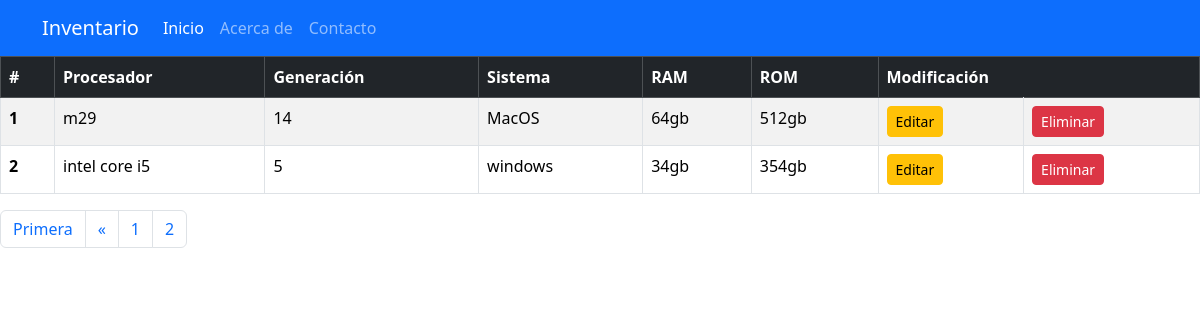
The page /pag/?page=2 on the database its author committed.
### apps/laptops/models.py (models this page shows, shortened)
class Laptop(models.Model):
    procesador = models.CharField(max_length=100)
    generacion = models.IntegerField()
    sistema = models.CharField(max_length=100)
    ram = models.CharField(max_length=100)
    rom = models.CharField(max_length=100)
    objects = models.Manager()

### apps/laptops/views.py (the view)
# urls.py: path('pag/',views.paginacion,name="pagina"),
def paginacion(request):
    laptops_listadas = Laptop.objects.all()
    paginator=Paginator(laptops_listadas, 3)
    pagina=request.GET.get("page") or 1
    posts =paginator.get_page(pagina)
    pagina_actual=int(pagina)
    npagina = range(1,posts.paginator.num_pages + 1)
    return render(request,'paggina.html', {"posts":posts,
                                        "npagina":npagina, "pagina_actual":pagina_actual})

### templates/paggina.html
{%include "base.html" %}
{% block body %}
<table class="table table-striped table-bordered">
    <thead class="table-dark">
        <tr>
            <th scope="col">#</th>
            <th scope="col">Procesador</th>
            <th scope="col">Generación</th>
            <th scope="col">Sistema</th>
            <th scope="col">RAM</th>
            <th scope="col">ROM</th>
            <th colspan="2" scope="col">Modificación</th>
        </tr>
    </thead>
    <tbody>
        {% for c in posts %}
        <tr>
            <th scope="row">{{ forloop.counter }}</th>
            <td>{{ c.procesador }}</td>
            <td>{{ c.generacion }}</td>
            <td>{{ c.sistema }}</td>
            <td>{{ c.ram }}</td>
            <td>{{ c.rom }}</td>
            <td><a href="{% url 'vistae' c.id %}" class="btn btn-warning btn-sm">Editar</a></td>
            <td><a href="{% url 'eliminarc' c.id %}" class="btn btn-danger btn-sm">Eliminar</a></td>
        </tr>
        {% endfor %}
    </tbody>
    </table>
    {% include "pagina2.html" %}
{% endblock %}

### rows shown on the page
Laptop: procesador "m29", generacion "14", sistema "MacOS", ram "64gb", rom "512gb"
Laptop: procesador "intel core i5", generacion "5", sistema "windows", ram "34gb", rom "354gb"

### other values the page prints
{{ pagina }} "1" "2"
